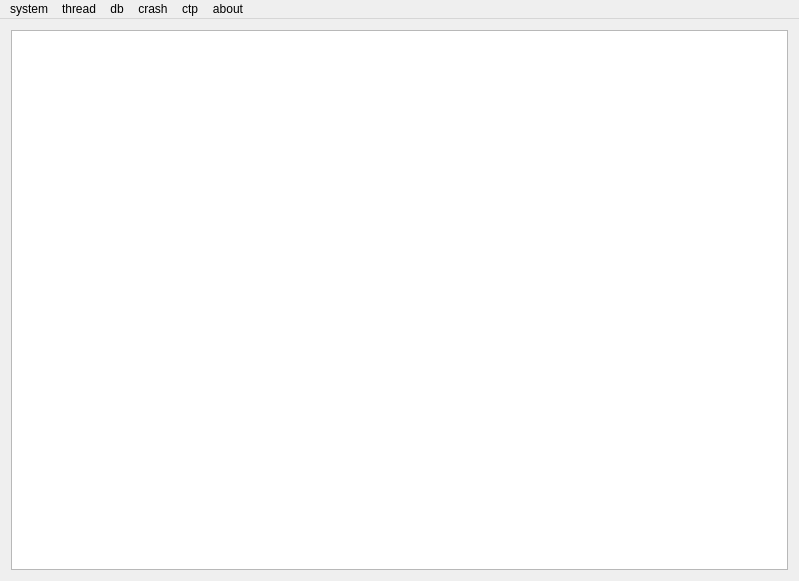
<?xml version="1.0" encoding="UTF-8"?>
<ui version="4.0">
 <class>MainWindow</class>
 <widget class="QMainWindow" name="MainWindow">
  <property name="geometry">
   <rect>
    <x>0</x>
    <y>0</y>
    <width>799</width>
    <height>581</height>
   </rect>
  </property>
  <property name="windowTitle">
   <string>MainWindow</string>
  </property>
  <widget class="QWidget" name="centralWidget">
   <layout class="QVBoxLayout" name="verticalLayout">
    <item>
     <widget class="QTableWidget" name="tableWidget"/>
    </item>
   </layout>
  </widget>
  <widget class="QMenuBar" name="menuBar">
   <property name="geometry">
    <rect>
     <x>0</x>
     <y>0</y>
     <width>799</width>
     <height>23</height>
    </rect>
   </property>
   <widget class="QMenu" name="menuSystem">
    <property name="title">
     <string>system</string>
    </property>
    <addaction name="actionQuit"/>
   </widget>
   <widget class="QMenu" name="menuAbout">
    <property name="title">
     <string>about</string>
    </property>
    <addaction name="actionVersion"/>
   </widget>
   <widget class="QMenu" name="menuDebug">
    <property name="title">
     <string>crash</string>
    </property>
    <addaction name="actionInvalidParamCrash"/>
    <addaction name="actionPureCallCrash"/>
    <addaction name="actionDerefZeroCrash"/>
    <addaction name="actionQFatal"/>
    <addaction name="actiondebugbreak"/>
    <addaction name="actionDebugBreak"/>
    <addaction name="actionExit"/>
    <addaction name="actionExitProcess"/>
    <addaction name="actionTerminateProcess"/>
   </widget>
   <widget class="QMenu" name="menuThread">
    <property name="title">
     <string>thread</string>
    </property>
    <addaction name="actionExternal"/>
   </widget>
   <widget class="QMenu" name="menuDb">
    <property name="title">
     <string>db</string>
    </property>
    <addaction name="actionDbOpen"/>
    <addaction name="actionDbInit"/>
    <addaction name="actionDbClose"/>
   </widget>
   <widget class="QMenu" name="menuCtp">
    <property name="title">
     <string>ctp</string>
    </property>
    <addaction name="actionCtpVersion"/>
   </widget>
   <addaction name="menuSystem"/>
   <addaction name="menuThread"/>
   <addaction name="menuDb"/>
   <addaction name="menuDebug"/>
   <addaction name="menuCtp"/>
   <addaction name="menuAbout"/>
  </widget>
  <action name="actionQuit">
   <property name="text">
    <string>quit</string>
   </property>
  </action>
  <action name="actionVersion">
   <property name="text">
    <string>version</string>
   </property>
  </action>
  <action name="actionPureCallCrash">
   <property name="text">
    <string>PureCallCrash</string>
   </property>
  </action>
  <action name="actionInvalidParamCrash">
   <property name="text">
    <string>InvalidParamCrash</string>
   </property>
  </action>
  <action name="actionDerefZeroCrash">
   <property name="text">
    <string>DerefZeroCrash</string>
   </property>
  </action>
  <action name="actionQFatal">
   <property name="text">
    <string>qFatal</string>
   </property>
  </action>
  <action name="actiondebugbreak">
   <property name="text">
    <string>debugbreak</string>
   </property>
  </action>
  <action name="actionDebugBreak">
   <property name="text">
    <string>DebugBreak</string>
   </property>
  </action>
  <action name="actionExit">
   <property name="text">
    <string>exit</string>
   </property>
  </action>
  <action name="actionExitProcess">
   <property name="text">
    <string>ExitProcess</string>
   </property>
  </action>
  <action name="actionTerminateProcess">
   <property name="text">
    <string>TerminateProcess</string>
   </property>
  </action>
  <action name="actionCtpVersion">
   <property name="text">
    <string>ctpVersion</string>
   </property>
  </action>
  <action name="actionDbOpen">
   <property name="text">
    <string>dbOpen</string>
   </property>
  </action>
  <action name="actionDbInit">
   <property name="text">
    <string>dbInit</string>
   </property>
  </action>
  <action name="actionDbClose">
   <property name="text">
    <string>dbClose</string>
   </property>
  </action>
  <action name="actionExternal">
   <property name="text">
    <string>external</string>
   </property>
  </action>
 </widget>
 <layoutdefault spacing="6" margin="11"/>
 <resources/>
 <connections/>
</ui>
